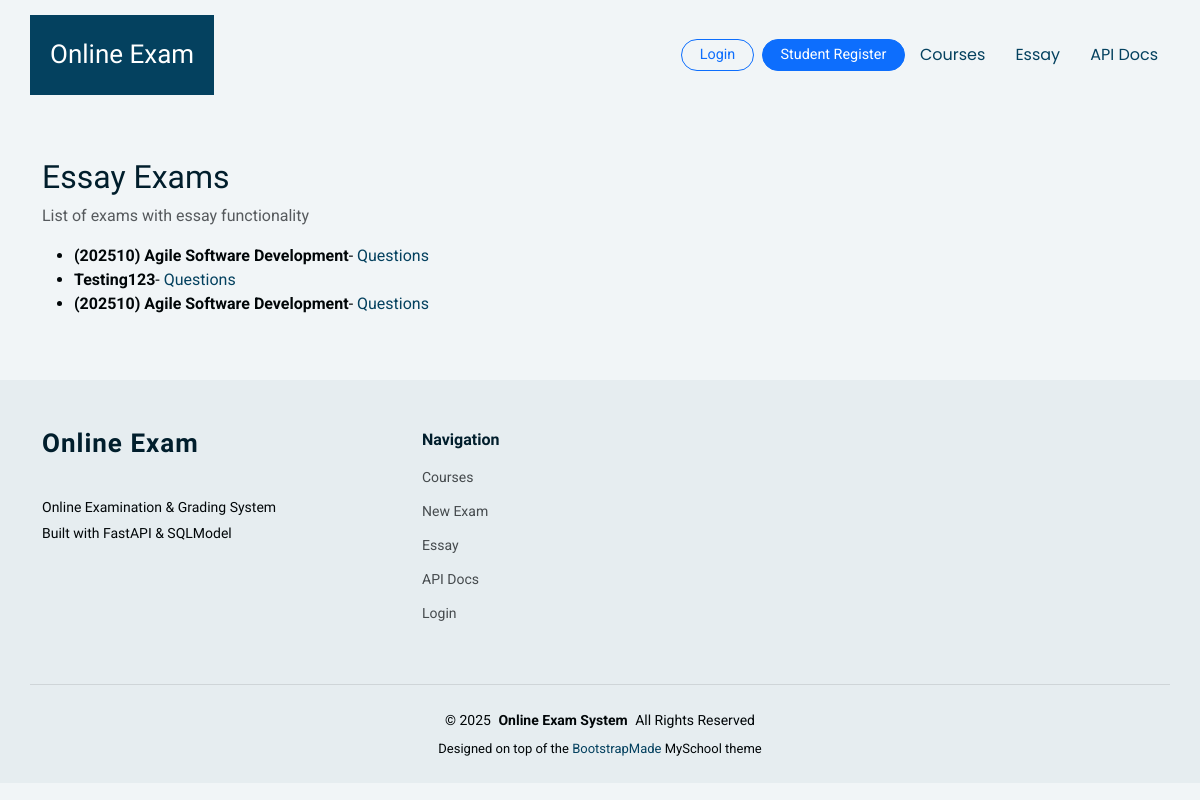
Page /essay on the earlier database version.
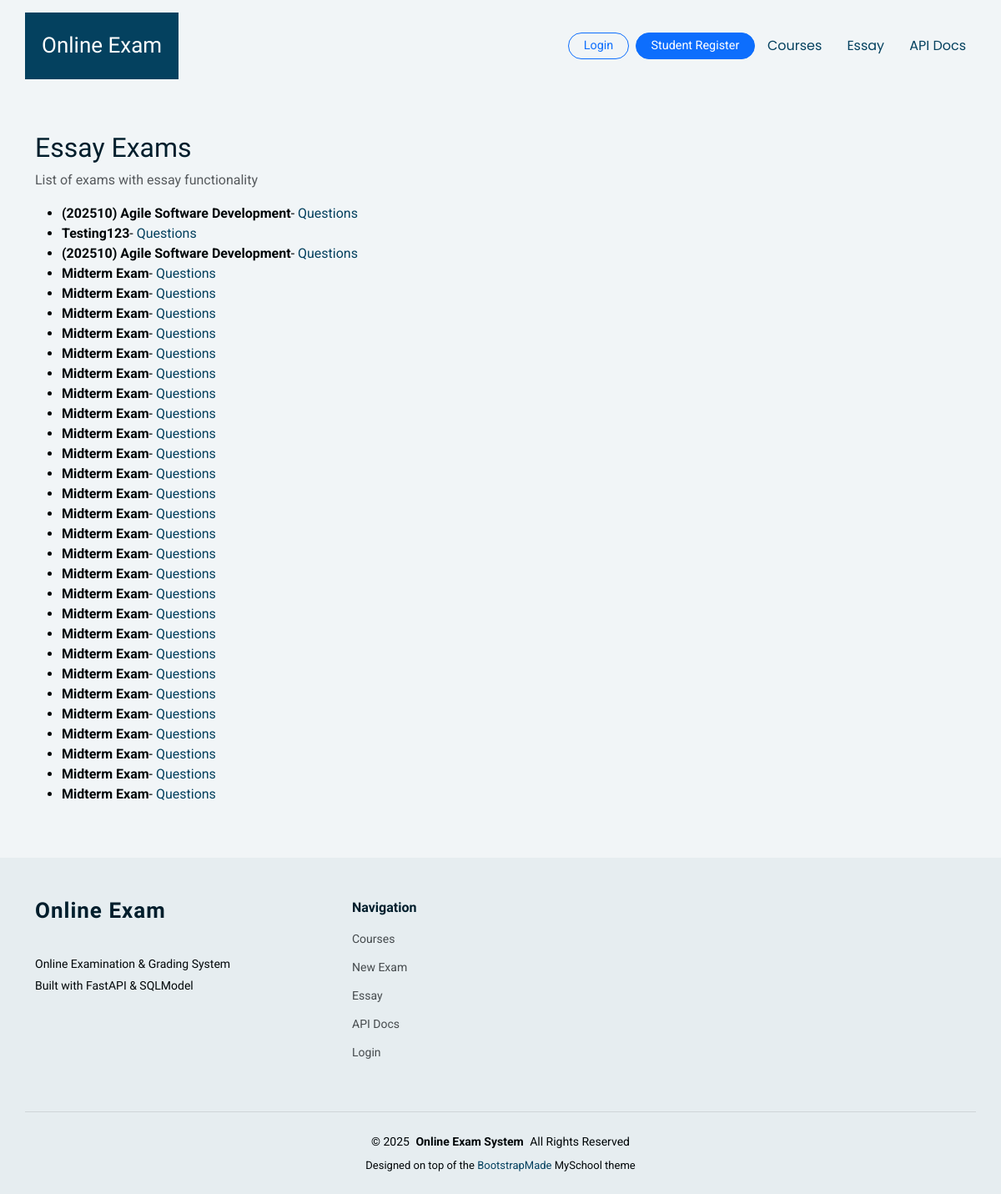
Same page on the later database version.
### app/models.py (models this page shows)
class Exam(SQLModel, table=True):
    id: Optional[int] = Field(default=None, primary_key=True)
    title: str
    subject: str
    duration_minutes: int
    start_time: Optional[datetime] = None
    end_time: Optional[datetime] = None
    course_id: Optional[int] = Field(default=None, foreign_key="course.id")
    instructions: Optional[str] = None
    status: str = Field(default="draft")
    created_at: datetime = Field(default_factory=datetime.utcnow)
    updated_at: datetime = Field(default_factory=datetime.utcnow)

### app/routers/essay_ui.py (the view)
@router.get("/essay")
def essay_index(
    request: Request,
    session: Session = Depends(get_session),
    current_user: User | None = Depends(get_current_user),
):
    exams = session.exec(select(Exam)).all()
    exams_meta = []
    for ex in exams:
        has_q = (
            session.exec(select(ExamQuestion).where(ExamQuestion.exam_id == ex.id)).first()
            is not None
        )
        exams_meta.append({"exam": ex, "has_questions": has_q})
    return templates.TemplateResponse(
        "essay/index.html",
        {"request": request, "exams_meta": exams_meta, "current_user": current_user},
    )

### app/templates/essay/index.html (shortened to what this page needs)
{% extends "base.html" %}
{% block content %}
<div class="container py-5">
  <h2>Essay Exams</h2>
  <p class="text-muted">List of exams with essay functionality</p>
  <ul>
    {% for item in exams_meta %}
      {% set exam = item.exam %}
      {% set has_questions = item.has_questions %}
      <li>
        <strong>{{ exam.title }}</strong>
        {%- if not current_user or current_user.role != 'student' -%}
          - <a href="/essay/{{ exam.id }}/questions">Questions</a>
        {%- endif -%}
      </li>
    {% else %}
      <li>No exams found</li>
    {% endfor %}
  </ul>
</div>
{% endblock %}

### app/templates/base.html (shortened to what this page needs)
<!DOCTYPE html>
<html lang="en">
<head>
  <link href="/static/myschool/assets/vendor/bootstrap/css/bootstrap.min.css" rel="stylesheet">
  <link href="/static/myschool/assets/vendor/bootstrap-icons/bootstrap-icons.css" rel="stylesheet">
  <link href="/static/myschool/assets/vendor/aos/aos.css" rel="stylesheet">
  <link href="/static/myschool/assets/vendor/swiper/swiper-bundle.min.css" rel="stylesheet">
  <link href="/static/myschool/assets/vendor/glightbox/css/glightbox.min.css" rel="stylesheet">
  <link href="/static/myschool/assets/css/main.css" rel="stylesheet">
</head>
<body class="index-page">
  <header id="header" class="header d-flex align-items-center sticky-top">
    <div
      class="header-container container-fluid container-xl position-relative d-flex align-items-center justify-content-end">
      <a href="/" class="logo d-flex align-items-center me-auto">
        <h1 class="sitename">Online Exam</h1>
      </a>
      <nav id="navmenu" class="navmenu">
        <ul>
          {% if current_user and (current_user.role == "lecturer" or current_user.role == "admin") %}
          <li><a href="/courses/">Courses</a></li>
          <li><a href="/exams/new">New Exam</a></li>
          <li><a href="/essay">Essay</a></li>
          <li class="nav-item dropdown">
            <a class="nav-link dropdown-toggle" href="#" id="mcqDropdown" role="button" data-bs-toggle="dropdown" aria-expanded="false">
              MCQ
            </a>
            <ul class="dropdown-menu" aria-labelledby="mcqDropdown">
              <li><a class="dropdown-item" href="/exams/mcq/menu">MCQ Questions (CRUD)</a></li>
              <li><a class="dropdown-item" href="#" onclick="alert('Automatic MCQ grading is performed when students submit or time expires. Scores are stored automatically.'); return false;">Automatic MCQ Grading</a></li>
            </ul>
          </li>
          <li><a href="/docs">API Docs</a></li>
          {% else %}
          {% if current_user and current_user.role == 'student' %}
          <li><a href="/courses/student">My Courses</a></li>
          {% else %}
          <li><a href="/courses/">Courses</a></li>
          {% endif %}
          <li><a href="/essay">Essay</a></li>
          <li><a href="/docs">API Docs</a></li>
          {% endif %}
        </ul>
      </nav>
      <div class="d-flex align-items-center gap-2 ms-3 header-user-dropdown">
        {% if current_user %}
          <div class="dropdown">
            <button class="btn btn-outline-primary btn-sm header-auth-btn dropdown-toggle" type="button" id="userMenu"
              data-bs-toggle="dropdown" aria-expanded="false">
              {{ current_user.name }} ({{ current_user.role|capitalize }})
            </button>
            <ul class="dropdown-menu dropdown-menu-end" aria-labelledby="userMenu">
              {% if current_user.role == "student" %}
              <li><a class="dropdown-item" href="/courses/student">My Courses</a></li>
              {% elif current_user.role == "lecturer" or current_user.role == "admin" %}
              <li><a class="dropdown-item" href="/courses/">My Courses</a></li>
              {% endif %}
              {% if current_user.role == "admin" %}
              <li><a class="dropdown-item" href="/admin/users">User Management</a></li>
              {% endif %}
              <li>
                <hr class="dropdown-divider">
              </li>
              <li><a class="dropdown-item" href="/auth/logout">Logout</a></li>
            </ul>
          </div>
        {% else %}
          <a href="/auth/login" class="btn btn-outline-primary btn-sm header-auth-btn">Login</a>
          <a href="/auth/register-student" class="btn btn-primary btn-sm header-auth-btn">Student Register</a>
        {% endif %}
      </div>
    </div>
  </header>
  <main class="main">
    {% block content %}{% endblock %}
  </main>
  <footer id="footer" class="footer position-relative light-background">
    <div class="container footer-top">
      <div class="row gy-4">
        <div class="col-lg-4 col-md-6 footer-about">
          <a href="/courses/" class="logo d-flex align-items-center">
            <span class="sitename">Online Exam</span>
          </a>
          <div class="footer-contact pt-3">
            <p>Online Examination &amp; Grading System</p>
            <p>Built with FastAPI &amp; SQLModel</p>
          </div>
        </div>
        <div class="col-lg-2 col-md-3 footer-links">
          <h4>Navigation</h4>
          <ul>
            <li><a href="/courses/">Courses</a></li>
            <li><a href="/exams/new">New Exam</a></li>
            <li><a href="/essay">Essay</a></li>
            <li><a href="/docs">API Docs</a></li>
            <li><a href="/auth/login">Login</a></li>
          </ul>
        </div>
      </div>
    </div>
    <div class="container copyright text-center mt-4">
      <p>&copy; <span>2025</span> <strong class="px-1 sitename">Online Exam System</strong> <span>All Rights
          Reserved</span></p>
      <div class="credits">
        Designed on top of the <a href="https://bootstrapmade.com/">BootstrapMade</a> MySchool theme
      </div>
    </div>
  </footer>
</body>
</html>

### app/templates/base.html (style rules this page uses)
.header-user-dropdown .dropdown-toggle, .header-auth-btn { border-radius: 999px; padding-inline: 1.1rem; font-size: 0.9rem; }

Differences in the rows shown:
added Exam: title "Midterm Exam"
added Exam: title "Midterm Exam"
added Exam: title "Midterm Exam"
added Exam: title "Midterm Exam"
added Exam: title "Midterm Exam"
added Exam: title "Midterm Exam"
added Exam: title "Midterm Exam"
added Exam: title "Midterm Exam"
added Exam: title "Midterm Exam"
added Exam: title "Midterm Exam"
added Exam: title "Midterm Exam"
added Exam: title "Midterm Exam"
added Exam: title "Midterm Exam"
added Exam: title "Midterm Exam"
added Exam: title "Midterm Exam"
added Exam: title "Midterm Exam"
added Exam: title "Midterm Exam"
added Exam: title "Midterm Exam"
added Exam: title "Midterm Exam"
added Exam: title "Midterm Exam"
added Exam: title "Midterm Exam"
added Exam: title "Midterm Exam"
added Exam: title "Midterm Exam"
added Exam: title "Midterm Exam"
added Exam: title "Midterm Exam"
added Exam: title "Midterm Exam"
added Exam: title "Midterm Exam"
Other differences:
new list line: "- Questions"
